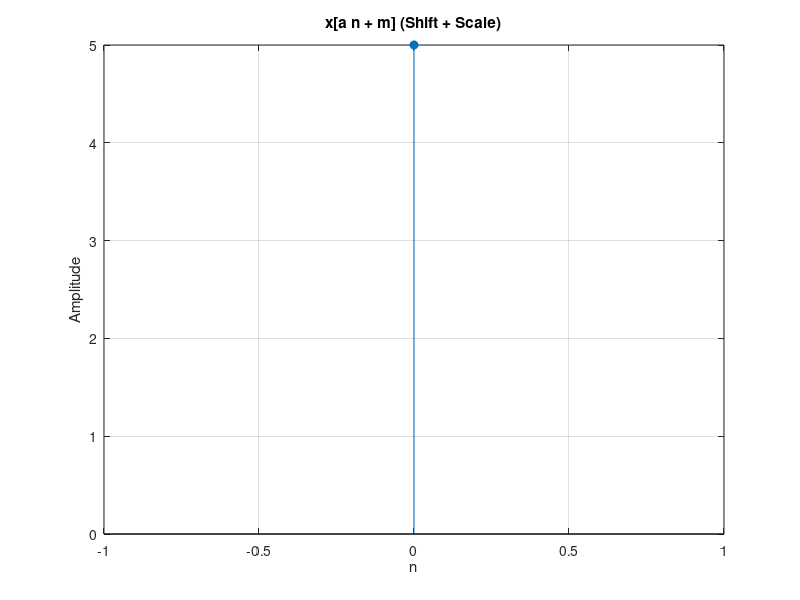

Recreate this plot in MATLAB.
clc; clear; close all;

x = input('Enter sequence x: ')

n = input('Enter index vector n: ')

a = input('Enter scaling factor a: ')

m = input('Enter shift value m: ')



n1 = n - m;
figure(1);
stem(n1 / a, x .* (mod(n1, a) == 0), 'filled'); 
title('x[a n + m] (Shift + Scale)'); 
xlabel('n'); ylabel('Amplitude'); grid on;